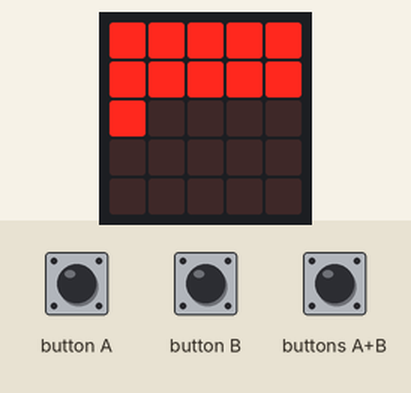
A program run on a simulated BBC micro:bit (MakeCode). On the bench: the board's 5×5 LED display. The inputs (shaded band) are chosen by the test bench. No radio messages arrive unless stated (any console line starting 'radio sent:' is added by the test bench); what the program prints to the serial console is not drawn.

Above: at 1.2 s.
1.3 s: buttons A+B pressed for 0.15 s
2.9 s: button B pressed for 0.15 s
At 3.6 s:
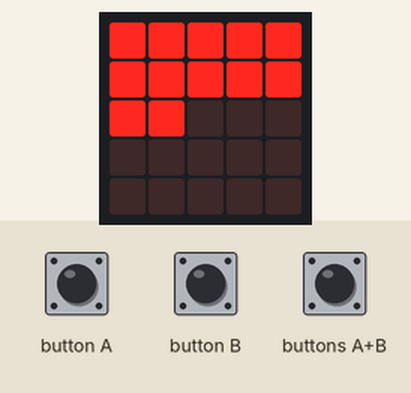
4.5 s: button B pressed for 0.15 s
At 5.8 s:
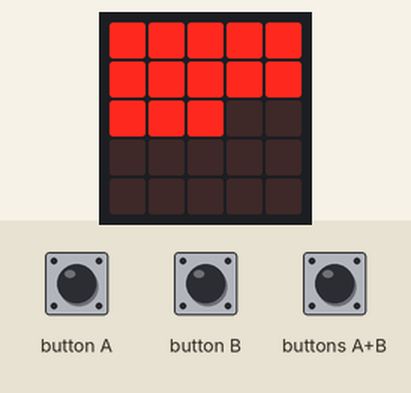
6.1 s: button B pressed for 0.15 s
At 7.2 s:
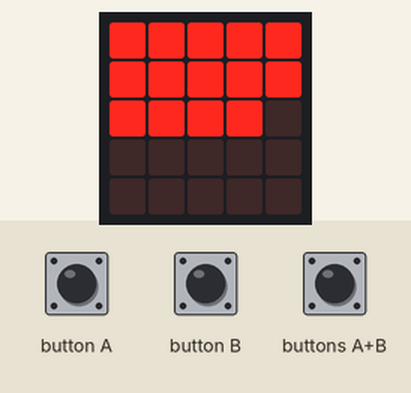
7.7 s: button B pressed for 0.15 s
At 8.4 s:
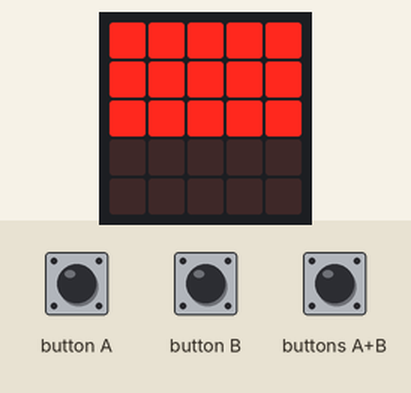
9.3 s: button B pressed for 0.15 s
At 10.8 s:
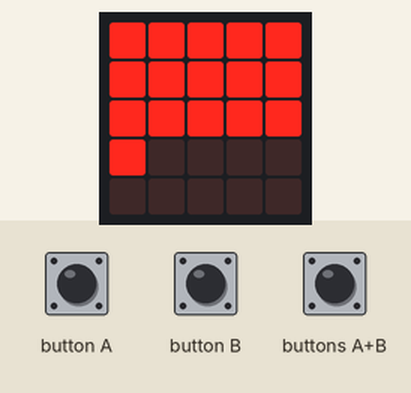
Timing chart, 0 to 11.9 s (numbered marks = the images above; inputs shaded):
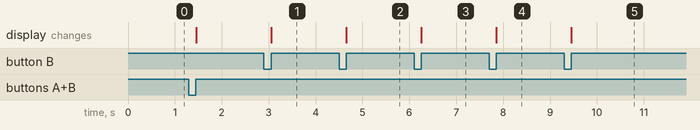

The program:

main.ts
```typescript
let group = 0
let increment = 0
let threshold = 0
let minThreshold = 0
let maxThreshold = 0
let totalRowsToLight = 0
let index = 0
let totalLedsToLight = 0

function displayThreshold()  {
    totalLedsToLight = (threshold - minThreshold) / increment + 1
    totalRowsToLight = (totalLedsToLight - totalLedsToLight % 5) / 5
    basic.clearScreen()
    for (let index2 = 0; index2 <= totalRowsToLight - 1; index2++) {
        led.plot(0, index2)
        led.plot(1, index2)
        led.plot(2, index2)
        led.plot(3, index2)
        led.plot(4, index2)
    }
    for (let index3 = 0; index3 <= totalLedsToLight % 5 - 1; index3++) {
        led.plot(index3, totalRowsToLight)
    }
}

input.onButtonPressed(Button.B, () => {
    threshold = Math.min(threshold + increment, maxThreshold)
    displayThreshold()
})

input.onButtonPressed(Button.A, () => {
    threshold = Math.max(threshold - increment, minThreshold)
    displayThreshold()
})

index = 0
increment = 50
threshold = 1500
minThreshold = 1000
maxThreshold = 2200
group = 1

radio.setGroup(group)

displayThreshold()

basic.forever(() => {
    if (input.buttonIsPressed(Button.AB)) {
        radio.sendNumber(threshold + 1)
    } else {
        radio.sendNumber(0)
    }
    basic.pause(100)
})
```

test.ts
```typescript
// tests go here; this will not be compiled when this package is used as a library
```

Measured:
- after the input at 2.9 s, the display: changes after 0.15 s (image 1)
- after the input at 4.5 s, the display: changes after 0.15 s (image 2)
- after the input at 6.1 s, the display: changes after 0.15 s (image 3)
- after the input at 7.7 s, the display: changes after 0.15 s (image 4)
- after the input at 9.3 s, the display: changes after 0.15 s (image 5)
